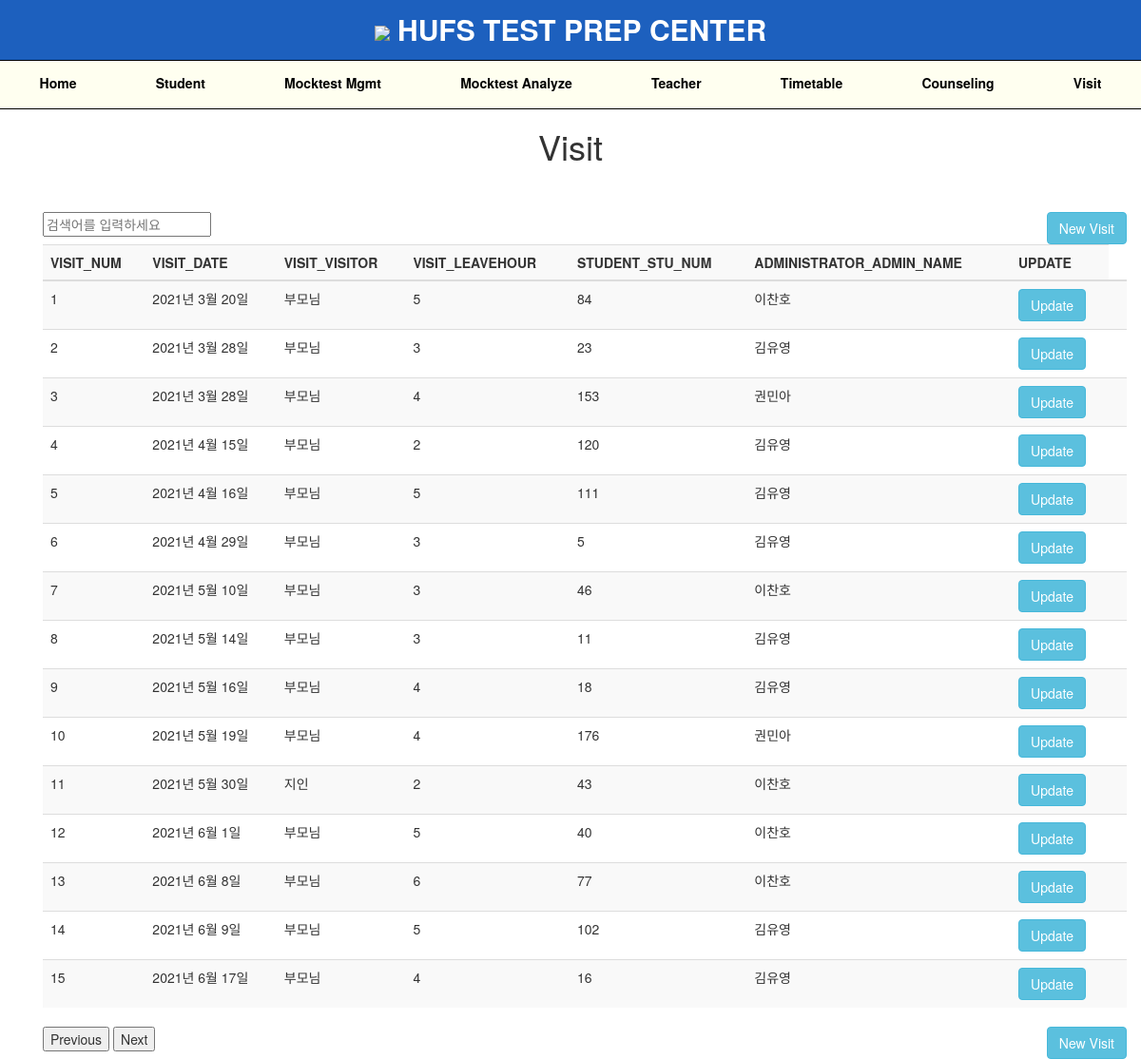
Screenshot of /visit/ with the database file from the repository.
### HUFS/models.py (models this page shows, shortened)
class Visit(models.Model):
    visit_num = models.PositiveIntegerField(db_column='VISIT_NUM', primary_key=True)
    visit_date = models.DateField(db_column='VISIT_DATE')
    visit_visitor = models.CharField(db_column='VISIT_VISITOR', max_length=4)
    visit_leavehour = models.PositiveIntegerField(db_column='VISIT_LEAVEHOUR')
    student_stu_num = models.ForeignKey(Student, models.DO_NOTHING,
                                        db_column='STUDENT_STU_NUM')
    administrator_admin_num = models.ForeignKey(Administrator, models.DO_NOTHING,
                                                db_column='ADMINISTRATOR_ADMIN_NUM')
    class Meta:
        managed = True
        db_table = 'visit'

class Student(models.Model):
    stu_num = models.PositiveIntegerField(db_column='STU_NUM', primary_key=True)
    stu_name = models.CharField(db_column='STU_NAME', max_length=4)
    stu_age = models.PositiveIntegerField(db_column='STU_AGE')
    stu_sex = models.CharField(db_column='STU_SEX', max_length=1)
    stu_birth = models.DateField(db_column='STU_BIRTH')
    stu_curriculum = models.CharField(db_column='STU_CURRICULUM', max_length=1)
    stu_extraclass_1 = models.CharField(db_column='STU_EXTRACLASS_1', max_length=2)
    stu_extraclass_2 = models.CharField(db_column='STU_EXTRACLASS_2', max_length=2)
    stu_formerexam = models.DecimalField(db_column='STU_FORMEREXAM', max_digits=3,
                                         decimal_places=2)
    stu_leave_date = models.DateField(db_column='STU_LEAVE_DATE')
    stu_leave_reason = models.CharField(db_column='STU_LEAVE_REASON', max_length=100)
    room_room_num = models.ForeignKey(Room, models.DO_NOTHING, db_column='ROOM_ROOM_NUM')
    class_class_type = models.ForeignKey(Class, models.DO_NOTHING,
                                         db_column='CLASS_CLASS_TYPE')
    def __str__(self):
        return f"{self.stu_num}"
    class Meta:
        managed = True
        db_table = 'student'

class Administrator(models.Model):
    admin_num = models.PositiveIntegerField(db_column='ADMIN_NUM', primary_key=True)
    admin_name = models.CharField(db_column='ADMIN_NAME', max_length=4)
    admin_age = models.PositiveIntegerField(db_column='ADMIN_AGE')
    def __str__(self):
        return self.admin_name
    class Meta:
        managed = True
        db_table = 'administrator'

### HUFS/views.py (the view)
# urls.py: path('', views.visit, name='visit'),
def visit(request):
    visits = Visit.objects.all()
    return render(request, 'visit.html', {'visits' : visits})

### templates/visit.html (shortened to what this page needs)
{% extends "base.html" %}
{% block content %}
    <h1>
        <center>Visit</center>
    </h1>
    <div class="container">
        <div class="row">
            <div class="col-md-12">
                <input type="text" id="searchInput" placeholder="검색어를 입력하세요" oninput="search()">
                <a class="btn btn-info pull-right" href="{% url 'add_visit' %}"> New Visit </a>
                <table class="table table-striped">
                    <tr>
                        <th>VISIT_NUM</th>
                        <th>VISIT_DATE</th>
                        <th>VISIT_VISITOR</th>
                        <th>VISIT_LEAVEHOUR</th>
                        <th>STUDENT_STU_NUM</th>
                        <th>ADMINISTRATOR_ADMIN_NAME</th>
                        <th>UPDATE</th>
                    </tr>
                    <tbody id="visitTablebody">
                    <tr>
                        {% for visit in visits %}
                            <td> {{ visit.visit_num }} </td>
                            <td> {{ visit.visit_date }}</td>
                            <td> {{ visit.visit_visitor }}</td>
                            <td> {{ visit.visit_leavehour }}</td>
                            <td> {{ visit.student_stu_num }}</td>
                            <td> {{ visit.administrator_admin_num }}</td>
                            <td><a class="btn btn-info" href="{% url 'update_visit' visit.visit_num %}">Update </a>
                            <td>
                            </tr>
                        {% endfor %}
                </table>
                <a class="btn btn-info pull-right" href="{% url 'add_visit' %}"> New Visit </a>
                <div id="pagination">
                    <button onclick="previousPage()">Previous</button>
                    <button onclick="nextPage()">Next</button>
                </div>
            </div>
        </div>
    </div>
    <link rel="stylesheet" href="https://maxcdn.bootstrapcdn.com/bootstrap/3.3.7/css/bootstrap.min.css">
{% endblock content %}

### templates/base.html (style rules this page uses)
body { margin: 0; }
.container { display: flex; flex-direction: column; margin-top: 50px; }

### rows the page displays
Visit: visit_num "1", visit_date "2021년 3월 20일", visit_visitor "부모님", visit_leavehour "5", student_stu_num "84", administrator_admin_num "이찬호"
Visit: visit_num "2", visit_date "2021년 3월 28일", visit_visitor "부모님", visit_leavehour "3", student_stu_num "23", administrator_admin_num "김유영"
Visit: visit_num "3", visit_date "2021년 3월 28일", visit_visitor "부모님", visit_leavehour "4", student_stu_num "153", administrator_admin_num "권민아"
Visit: visit_num "4", visit_date "2021년 4월 15일", visit_visitor "부모님", visit_leavehour "2", student_stu_num "120", administrator_admin_num "김유영"
Visit: visit_num "5", visit_date "2021년 4월 16일", visit_visitor "부모님", visit_leavehour "5", student_stu_num "111", administrator_admin_num "김유영"
Visit: visit_num "6", visit_date "2021년 4월 29일", visit_visitor "부모님", visit_leavehour "3", student_stu_num "5", administrator_admin_num "김유영"
Visit: visit_num "7", visit_date "2021년 5월 10일", visit_visitor "부모님", visit_leavehour "3", student_stu_num "46", administrator_admin_num "이찬호"
Visit: visit_num "8", visit_date "2021년 5월 14일", visit_visitor "부모님", visit_leavehour "3", student_stu_num "11", administrator_admin_num "김유영"
Visit: visit_num "9", visit_date "2021년 5월 16일", visit_visitor "부모님", visit_leavehour "4", student_stu_num "18", administrator_admin_num "김유영"
Visit: visit_num "10", visit_date "2021년 5월 19일", visit_visitor "부모님", visit_leavehour "4", student_stu_num "176", administrator_admin_num "권민아"
Visit: visit_num "11", visit_date "2021년 5월 30일", visit_visitor "지인", visit_leavehour "2", student_stu_num "43", administrator_admin_num "이찬호"
Visit: visit_num "12", visit_date "2021년 6월 1일", visit_visitor "부모님", visit_leavehour "5", student_stu_num "40", administrator_admin_num "이찬호"
Visit: visit_num "13", visit_date "2021년 6월 8일", visit_visitor "부모님", visit_leavehour "6", student_stu_num "77", administrator_admin_num "이찬호"
Visit: visit_num "14", visit_date "2021년 6월 9일", visit_visitor "부모님", visit_leavehour "5", student_stu_num "102", administrator_admin_num "김유영"
Visit: visit_num "15", visit_date "2021년 6월 17일", visit_visitor "부모님", visit_leavehour "4", student_stu_num "16", administrator_admin_num "김유영"
